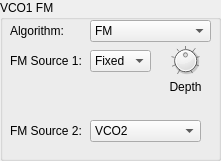
  <widget class="QGroupBox" name="groupBox_6">
   <property name="geometry">
    <rect>
     <x>10</x>
     <y>250</y>
     <width>221</width>
     <height>161</height>
    </rect>
   </property>
   <property name="title">
    <string>VCO1 FM</string>
   </property>
   <widget class="QLabel" name="label_25">
    <property name="geometry">
     <rect>
      <x>10</x>
      <y>20</y>
      <width>71</width>
      <height>21</height>
     </rect>
    </property>
    <property name="text">
     <string>Algorithm:</string>
    </property>
   </widget>
   <widget class="ComboPicker" name="algorithmCombo">
    <property name="geometry">
     <rect>
      <x>90</x>
      <y>20</y>
      <width>121</width>
      <height>22</height>
     </rect>
    </property>
    <item>
     <property name="text">
      <string>FM</string>
     </property>
    </item>
    <item>
     <property name="text">
      <string>Sync/FM Both</string>
     </property>
    </item>
    <item>
     <property name="text">
      <string>Sync/FM Master</string>
     </property>
    </item>
    <item>
     <property name="text">
      <string>Sync/FM Slave</string>
     </property>
    </item>
   </widget>
   <widget class="QLabel" name="label_29">
    <property name="geometry">
     <rect>
      <x>10</x>
      <y>50</y>
      <width>81</width>
      <height>21</height>
     </rect>
    </property>
    <property name="text">
     <string>FM Source 1:</string>
    </property>
   </widget>
   <widget class="ComboPicker" name="FM1srcCombo">
    <property name="geometry">
     <rect>
      <x>90</x>
      <y>50</y>
      <width>61</width>
      <height>22</height>
     </rect>
    </property>
    <item>
     <property name="text">
      <string>Fixed</string>
     </property>
    </item>
    <item>
     <property name="text">
      <string>PEG</string>
     </property>
    </item>
    <item>
     <property name="text">
      <string>FEG</string>
     </property>
    </item>
    <item>
     <property name="text">
      <string>LFO1</string>
     </property>
    </item>
    <item>
     <property name="text">
      <string>LFO2</string>
     </property>
    </item>
   </widget>
   <widget class="QLabel" name="label_30">
    <property name="geometry">
     <rect>
      <x>160</x>
      <y>80</y>
      <width>51</width>
      <height>21</height>
     </rect>
    </property>
    <property name="frameShadow">
     <enum>QFrame::Plain</enum>
    </property>
    <property name="text">
     <string>Depth</string>
    </property>
    <property name="alignment">
     <set>Qt::AlignHCenter|Qt::AlignTop</set>
    </property>
   </widget>
   <widget class="DialKnob" name="FMDepth">
    <property name="geometry">
     <rect>
      <x>170</x>
      <y>40</y>
      <width>31</width>
      <height>41</height>
     </rect>
    </property>
    <property name="sizePolicy">
     <sizepolicy hsizetype="Fixed" vsizetype="Fixed">
      <horstretch>0</horstretch>
      <verstretch>0</verstretch>
     </sizepolicy>
    </property>
    <property name="minimumSize">
     <size>
      <width>0</width>
      <height>0</height>
     </size>
    </property>
    <property name="maximumSize">
     <size>
      <width>16777215</width>
      <height>16777215</height>
     </size>
    </property>
    <property name="minimum">
     <number>-63</number>
    </property>
    <property name="maximum">
     <number>63</number>
    </property>
    <property name="notchTarget">
     <double>16.000000000000000</double>
    </property>
    <property name="notchesVisible">
     <bool>true</bool>
    </property>
   </widget>
   <widget class="QLabel" name="label_31">
    <property name="geometry">
     <rect>
      <x>10</x>
      <y>120</y>
      <width>81</width>
      <height>21</height>
     </rect>
    </property>
    <property name="text">
     <string>FM Source 2:</string>
    </property>
   </widget>
   <widget class="ComboPicker" name="FM2srcCombo">
    <property name="geometry">
     <rect>
      <x>90</x>
      <y>120</y>
      <width>111</width>
      <height>22</height>
     </rect>
    </property>
    <item>
     <property name="text">
      <string>VCO2</string>
     </property>
    </item>
    <item>
     <property name="text">
      <string>VCO1</string>
     </property>
    </item>
    <item>
     <property name="text">
      <string>VCO1 SUB</string>
     </property>
    </item>
    <item>
     <property name="text">
      <string>PEG</string>
     </property>
    </item>
    <item>
     <property name="text">
      <string>FEG</string>
     </property>
    </item>
    <item>
     <property name="text">
      <string>LFO1</string>
     </property>
    </item>
    <item>
     <property name="text">
      <string>LFO2</string>
     </property>
    </item>
   </widget>
   <zorder>label_29</zorder>
   <zorder>label_31</zorder>
   <zorder>label_30</zorder>
   <zorder>label_25</zorder>
   <zorder>algorithmCombo</zorder>
   <zorder>FM1srcCombo</zorder>
   <zorder>FMDepth</zorder>
   <zorder>FM2srcCombo</zorder>
  </widget>
